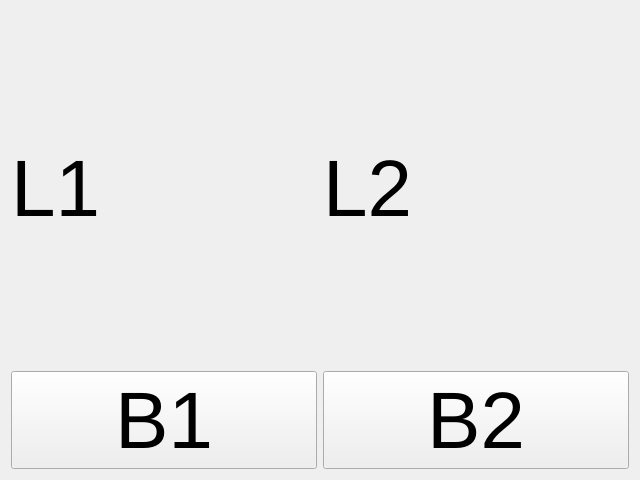
<?xml version="1.0" encoding="UTF-8"?>
<ui version="4.0">
 <class>myWidget</class>
 <widget class="QWidget" name="myWidget">
  <property name="geometry">
   <rect>
    <x>0</x>
    <y>0</y>
    <width>640</width>
    <height>480</height>
   </rect>
  </property>
  <property name="windowTitle">
   <string>Form</string>
  </property>
  <layout class="QGridLayout" name="gridLayout_2">
   <item row="0" column="0">
    <layout class="QGridLayout" name="gridLayout">
     <item row="0" column="1">
      <widget class="QLabel" name="label_2">
       <property name="font">
        <font>
         <pointsize>60</pointsize>
        </font>
       </property>
       <property name="text">
        <string>L2</string>
       </property>
      </widget>
     </item>
     <item row="0" column="0">
      <widget class="QLabel" name="label">
       <property name="font">
        <font>
         <pointsize>60</pointsize>
        </font>
       </property>
       <property name="text">
        <string>L1</string>
       </property>
      </widget>
     </item>
     <item row="1" column="0">
      <widget class="QPushButton" name="pushButton">
       <property name="font">
        <font>
         <pointsize>60</pointsize>
        </font>
       </property>
       <property name="text">
        <string>B1</string>
       </property>
      </widget>
     </item>
     <item row="1" column="1">
      <widget class="QPushButton" name="pushButton_2">
       <property name="font">
        <font>
         <pointsize>60</pointsize>
        </font>
       </property>
       <property name="text">
        <string>B2</string>
       </property>
      </widget>
     </item>
    </layout>
   </item>
  </layout>
 </widget>
 <resources/>
 <connections/>
</ui>
